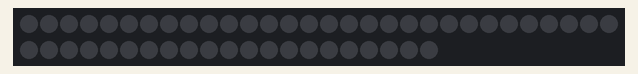
A sketch run on a simulated Arduino Uno, built with avr-gcc and run on an emulated ATmega328P. Shown: 51 RGB LEDs in strip order, left to right, continuing on the next row. Dim RGB values are drawn brighter than linear.

Above: at 0.1 s.
At 2.1 s:
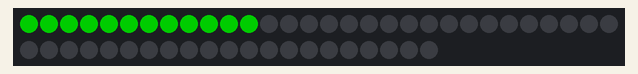
At 4.1 s:
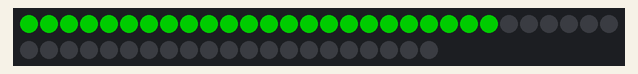
At 6.1 s:
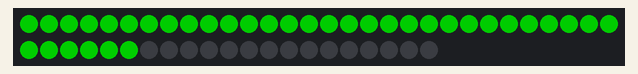
At 7.6 s:
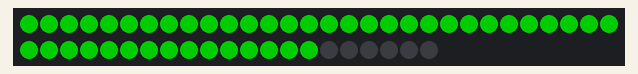
At 8.6 s:
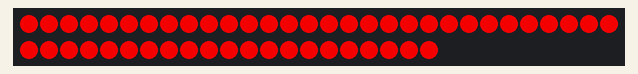

The sketch:

Progress_bar.ino
```cpp
#include <FastLED.h>


#define NUM_LEDS 51
#define DATA_PIN 2

CRGB leds[NUM_LEDS];

// Define the colors for the loading animation
CRGB loadingColor = CRGB::Green;
CRGB backgroundColor = CRGB::Black;
CRGB breathingColor = CRGB::Red;

int segmentWidth = 3;

int animationSpeed = 500;

int brightnessLevel = 220;

void updateLoadingAnimation(int progress) {

  fill_solid(leds, NUM_LEDS, backgroundColor);

  int numSegments = progress / segmentWidth;

  for (int i = 0; i < numSegments; i++) {
    int startIndex = i * segmentWidth;
    int endIndex = startIndex + segmentWidth;
    fill_solid(leds + startIndex, endIndex - startIndex, loadingColor);
  }

  FastLED.show();
}


void setup() {

  FastLED.addLeds<WS2811, DATA_PIN, GRB>(leds, NUM_LEDS);
  FastLED.setBrightness(brightnessLevel);
}

void loop() {
 int num_leds = 48;
  for (int progress = 0; progress <= num_leds; progress += segmentWidth) {
    updateLoadingAnimation(progress);
    delay(animationSpeed);
  }

  fill_solid(leds, NUM_LEDS, breathingColor);
  FastLED.show();
  delay(2500);

  // Perform heart breathing effect

}
```

Measured:
- by itself, everything shown: repeats every 11.0 s, in 18 steps
- what the display in image 5 shows lasts 2.5 s, from 8.5 s to 11.0 s
